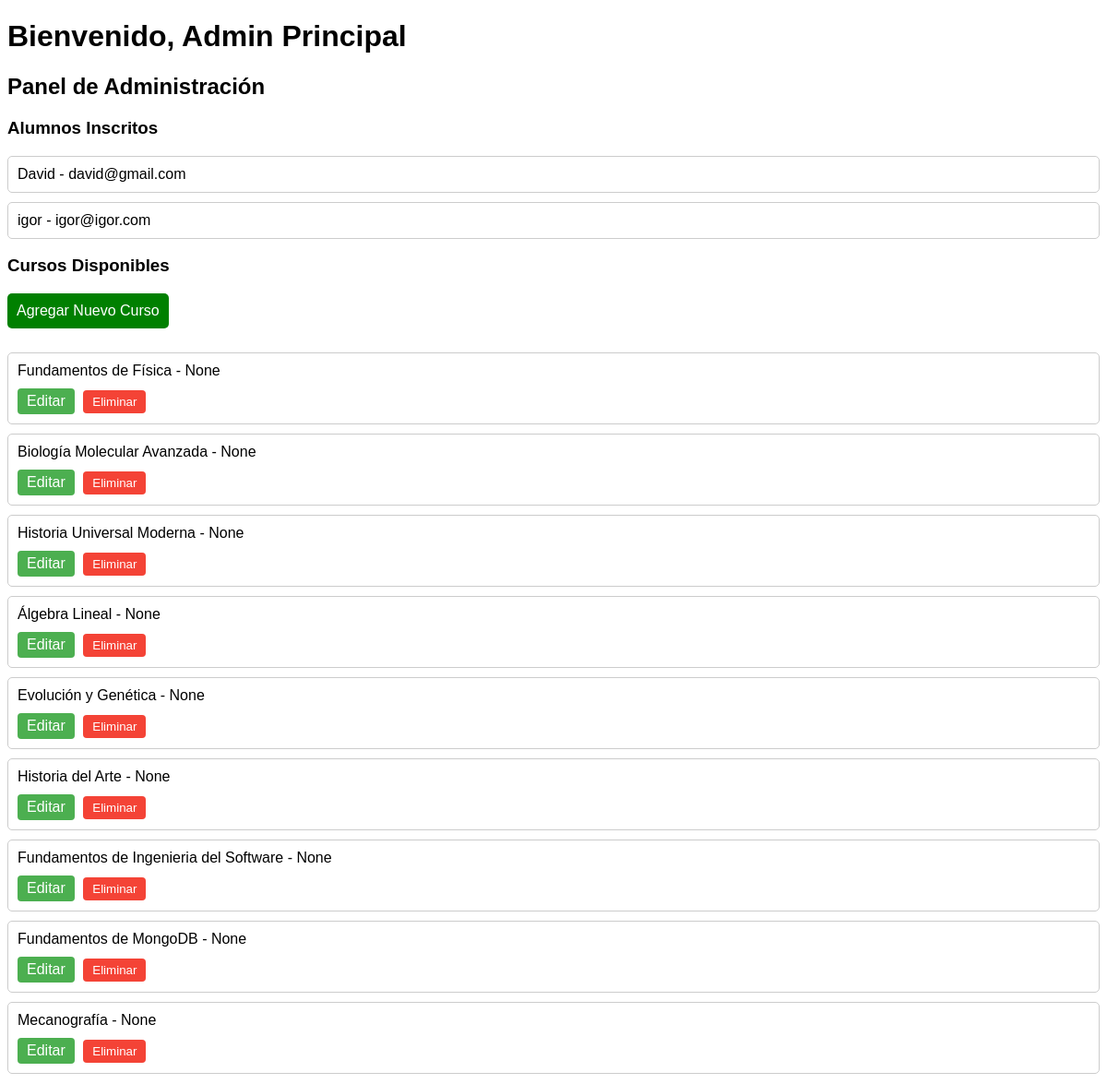
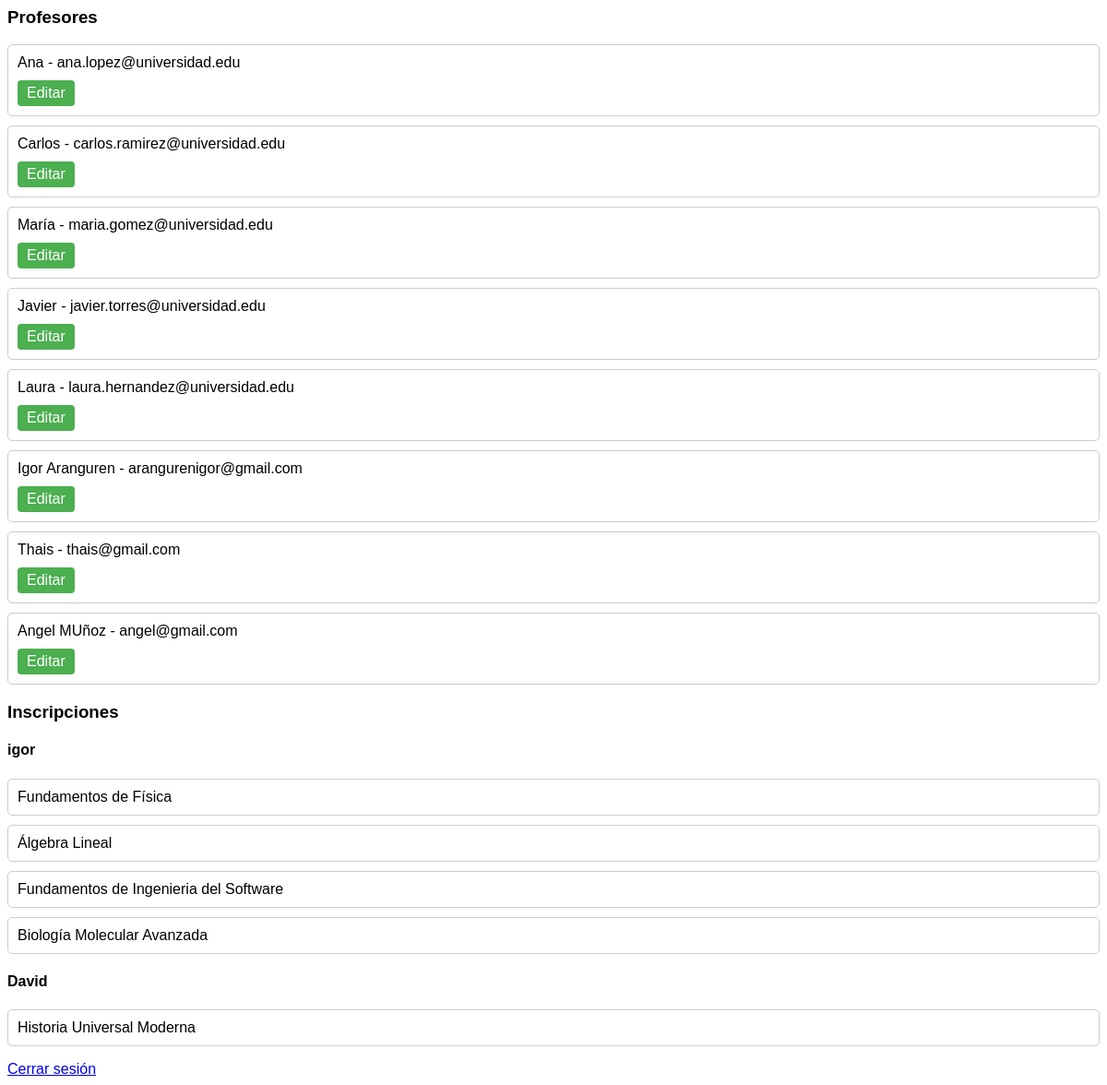
Before: /admin_dashboard (signed in) with the older database file (2 pictures, top to bottom).
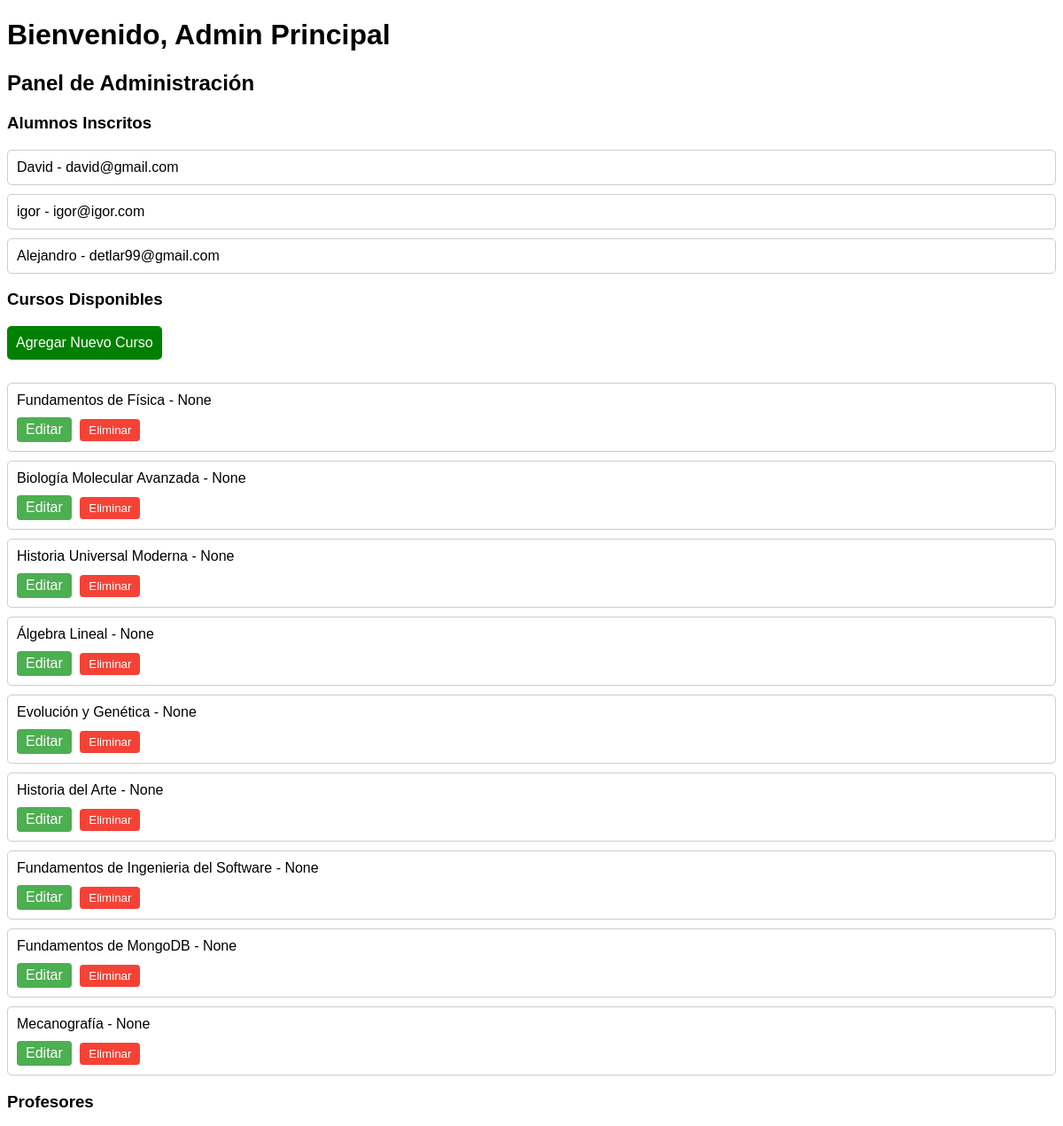
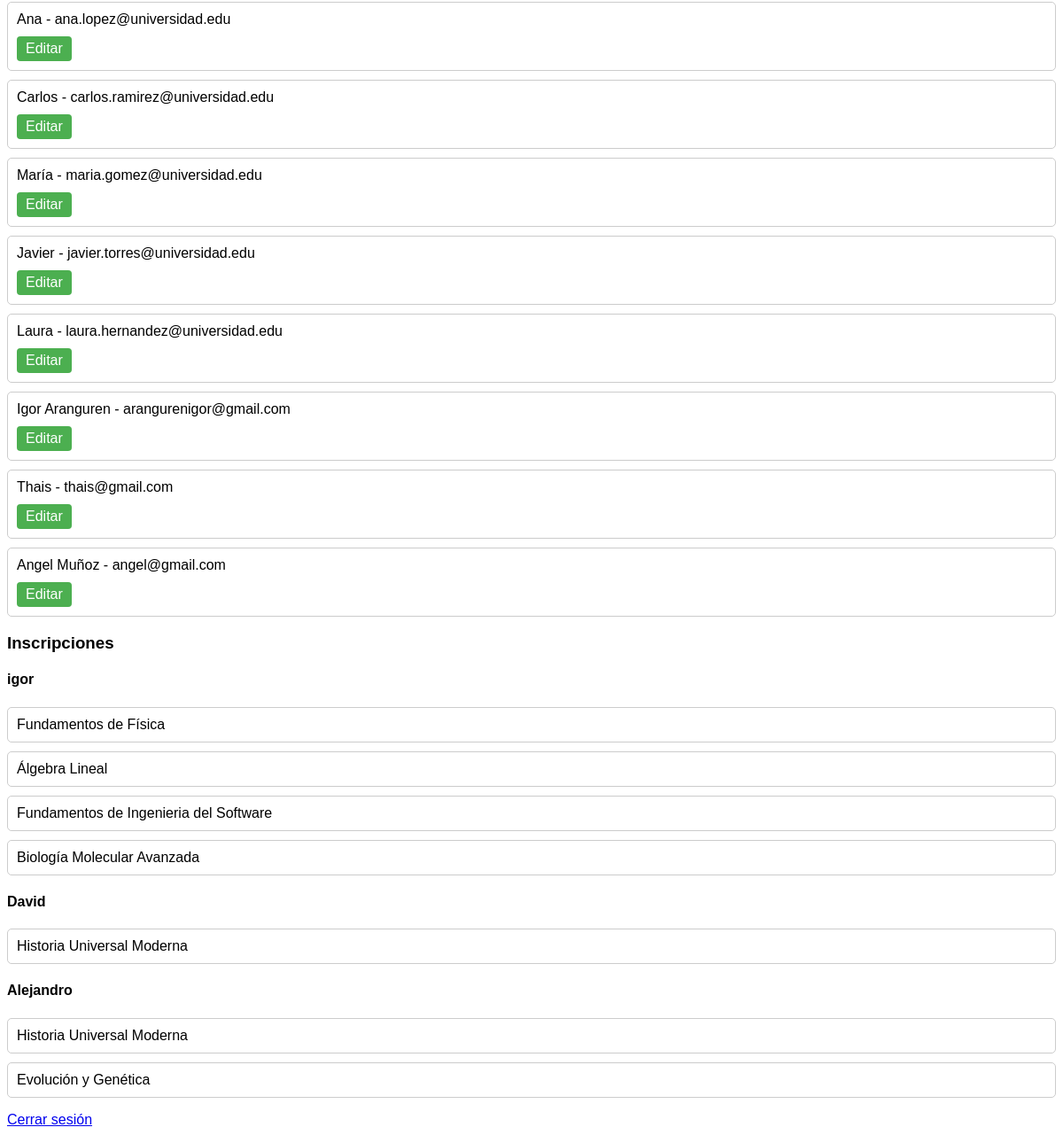
After: the same page with the newer database file (2 pictures, top to bottom).
### tables this page shows
CREATE TABLE "Alumnos" (
	"id"	INTEGER,
	"nombre"	TEXT NOT NULL,
	"DNI"	TEXT,
	"suscrip_elegida"	INTEGER,
	"curso_elegido"	TEXT,
	"email"	TEXT NOT NULL UNIQUE,
	"contraseña"	TEXT NOT NULL,
	PRIMARY KEY("id" AUTOINCREMENT),
	FOREIGN KEY("curso_elegido") REFERENCES "Cursos"("id"),
	FOREIGN KEY("suscrip_elegida") REFERENCES "Suscripciones"("id"),
	CONSTRAINT "chk_dni_format" CHECK(length("dni") = 9 AND substr("dni", 1, 8) GLOB '[0-9]*' AND substr("dni", 9, 1) GLOB '[A-Za-z]')
);

CREATE TABLE Cursos (
id INTEGER PRIMARY KEY AUTOINCREMENT,
nombre TEXT NOT NULL,
duracion INTEGER,
Dificultad TEXT,
profesor INTEGER, descripcion TEXT,
FOREIGN KEY (profesor) REFERENCES Profesores(id)
);

CREATE TABLE Profesores (
id INTEGER PRIMARY KEY AUTOINCREMENT,
nombre TEXT NOT NULL,
apellido TEXT,
correo TEXT NOT NULL,
especialidad TEXT 
);

### app.py (the view)
@app.route('/admin_dashboard')
def admin_dashboard():
    if 'admin_id' not in session:
        return redirect(url_for('login_admin'))
    try:
        with get_db_connection() as conn:
            cursor = conn.cursor()
            cursor.execute('SELECT * FROM Alumnos')
            alumnos = cursor.fetchall()
            cursor.execute('SELECT * FROM Cursos')
            cursos = cursor.fetchall()
            cursor.execute('SELECT * FROM Profesores')
            profesores = cursor.fetchall()
            cursor.execute('''
                SELECT Alumnos.nombre AS alumno_nombre, Cursos.nombre AS curso_nombre
                FROM Inscripciones
                INNER JOIN Alumnos ON Inscripciones.alumno_id = Alumnos.id
                INNER JOIN Cursos ON Inscripciones.curso_id = Cursos.id
            ''')
            inscripciones = cursor.fetchall()
            inscripciones_por_alumno = {}
            for inscripcion in inscripciones:
                alumno_nombre = inscripcion['alumno_nombre']
                curso_nombre = inscripcion['curso_nombre']
                if alumno_nombre not in inscripciones_por_alumno:
                    inscripciones_por_alumno[alumno_nombre] = []
                inscripciones_por_alumno[alumno_nombre].append(curso_nombre)
        return render_template('admin_dashboard.html',
                             alumnos=alumnos,           # Lista de todos los alumnos
                             cursos=cursos,            # Lista de todos los cursos
                             profesores=profesores,    # Lista de todos los profesores
                             inscripciones_por_alumno=inscripciones_por_alumno)  # Diccionario de inscripciones
    except sqlite3.Error as e:
        print(f"Error de base de datos: {e}")
        return "Ocurrió un error al cargar el panel de administrador."

### app.py (called while the page is built)
def get_db_connection():
    conn = sqlite3.connect('CursosFlask.sqlite')
    conn.row_factory = sqlite3.Row
    return conn

### templates/admin_dashboard.html (shortened to what this page needs)
<!DOCTYPE html>
<html lang="es">
<head>
</head>
<body>
    <h1>Bienvenido, {{ session['admin_nombre'] }}</h1>
    <h2>Panel de Administración</h2>
    <h3>Alumnos Inscritos</h3>
    <ul>
        {% for alumno in alumnos %}
            <li>{{ alumno['nombre'] }} - {{ alumno['email'] }}</li>
        {% endfor %}
    </ul>
    <h3>Cursos Disponibles</h3>
    <a href="{{ url_for('agregar_curso') }}" style="display: inline-block; margin-bottom: 10px; padding: 10px; background-color: green; color: white; text-decoration: none; border-radius: 5px;">Agregar Nuevo Curso</a>
    <ul>
        {% for curso in cursos %}
            <li>
                {{ curso['nombre'] }} - {{ curso['descripcion'] }}<br>
                <div class="acciones">
                    <a href="{{ url_for('editar_curso', curso_id=curso['id']) }}">Editar</a>
                    <form method="post" action="{{ url_for('eliminar_curso', curso_id=curso['id']) }}" style="display: inline;" onsubmit="return confirmarEliminacion()">
                        <button type="submit">Eliminar</button>
                    </form>
                </div>
            </li>
        {% endfor %}
    </ul>
    <h3>Profesores</h3>
    <ul>
        {% for profesor in profesores %}
            <li>
                {{ profesor['nombre'] }} - {{ profesor['correo'] }}
                <div class="acciones">
                    <a href="{{ url_for('editar_profesor', profesor_id=profesor['id']) }}">Editar</a>
                </div>
            </li>
        {% endfor %}
    </ul>
    <h3>Inscripciones</h3>
    {% for alumno, cursos_alumno in inscripciones_por_alumno.items() %}
        <h4>{{ alumno }}</h4>
        <ul>
            {% for curso in cursos_alumno %}
                <li>{{ curso }}</li>
            {% endfor %}
        </ul>
    {% endfor %}
    <a href="{{ url_for('logout') }}">Cerrar sesión</a>
</body>
</html>

### templates/admin_dashboard.html (style rules this page uses)
body { font-family: sans-serif; }
h2 { margin-top: 20px; }
ul { list-style: none; padding: 0; }
li { border: 1px solid #ccc; margin-bottom: 10px; padding: 10px; border-radius: 5px; }
.acciones { margin-top: 10px; }
.acciones a, .acciones button { display: inline-block; padding: 5px 10px; margin-right: 5px; text-decoration: none; border-radius: 4px; border: none; cursor: pointer; }
.acciones a { background-color: #4CAF50; color: white; }
.acciones button { background-color: #f44336; color: white; }

Changed rows visible on the page:
added Alumnos: nombre "Alejandro", email "detlar99@gmail.com", Cursos (nombre "Historia Universal Moderna"), Cursos (nombre "Evolución y Genética")
changed Profesores "angel@gmail.com": nombre "Angel MUñoz" → "Angel Muñoz"
